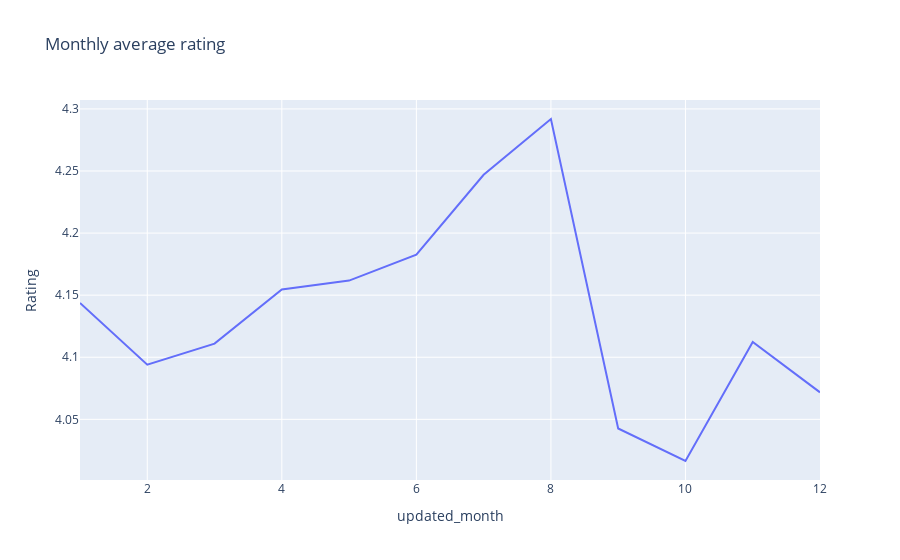

Notebook source saved alongside this figure:
### Code cell
# Prepare the plot
px.line(res, x='updated_month', y='Rating', title='Monthly average rating')

### Figure 1 — Plotly figure (JSON) as saved in the notebook; plotly's stock layout.template omitted (floating-point values rounded to 4 significant figures)
{"data": [{"hovertemplate": "updated_month=%{x}<br>Rating=%{y}<extra></extra>", "legendgroup": "", "line": {"color": "#636efa", "dash": "solid"}, "marker": {"symbol": "circle"}, "mode": "lines", "name": "", "orientation": "v", "showlegend": false, "type": "scatter", "x": [1, 2, 3, 4, 5, 6, 7, 8, 9, 10, 11, 12], "xaxis": "x", "y": [4.144, 4.094, 4.111, 4.155, 4.162, 4.183, 4.247, 4.292, 4.043, 4.016, 4.112, 4.072], "yaxis": "y"}], "layout": {"legend": {"tracegroupgap": 0}, "title": {"text": "Monthly average rating"}, "xaxis": {"anchor": "y", "domain": [0, 1], "title": {"text": "updated_month"}}, "yaxis": {"anchor": "x", "domain": [0, 1], "title": {"text": "Rating"}}}}
